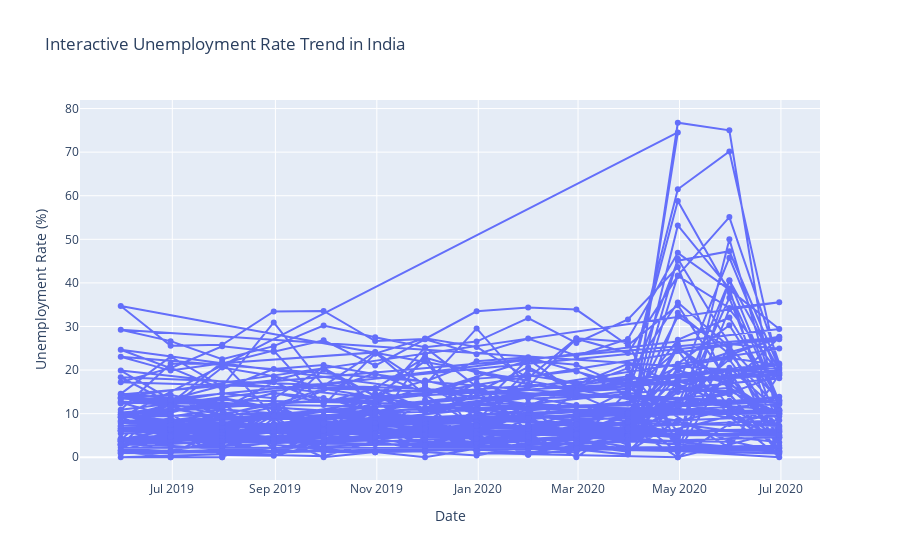

Notebook code for this chart:
### Code cell
import plotly.express as px


fig = px.line(
india_df,
x='Date',
y='Estimated Unemployment Rate (%)',
title='Interactive Unemployment Rate Trend in India',
markers=True
)


fig.update_layout(
xaxis_title='Date',
yaxis_title='Unemployment Rate (%)',
hovermode='x unified'
)


fig.show()

### Figure 1 — Plotly figure (JSON) as saved in the notebook; plotly's stock layout.template omitted (floating-point values rounded to 4 significant figures; data arrays with more than 128 entries replaced by an {"elided": "..."} marker saying what was removed)
{"data": [{"hovertemplate": "Date=%{x}<br>Estimated Unemployment Rate (%)=%{y}<extra></extra>", "legendgroup": "", "line": {"color": "#636efa", "dash": "solid"}, "marker": {"symbol": "circle"}, "mode": "lines+markers", "name": "", "orientation": "v", "showlegend": false, "type": "scatter", "x": {"elided": "740 str values"}, "xaxis": "x", "y": {"elided": "740 float values"}, "yaxis": "y"}], "layout": {"hovermode": "x unified", "legend": {"tracegroupgap": 0}, "title": {"text": "Interactive Unemployment Rate Trend in India"}, "xaxis": {"anchor": "y", "domain": [0, 1], "title": {"text": "Date"}}, "yaxis": {"anchor": "x", "domain": [0, 1], "title": {"text": "Unemployment Rate (%)"}}}}
